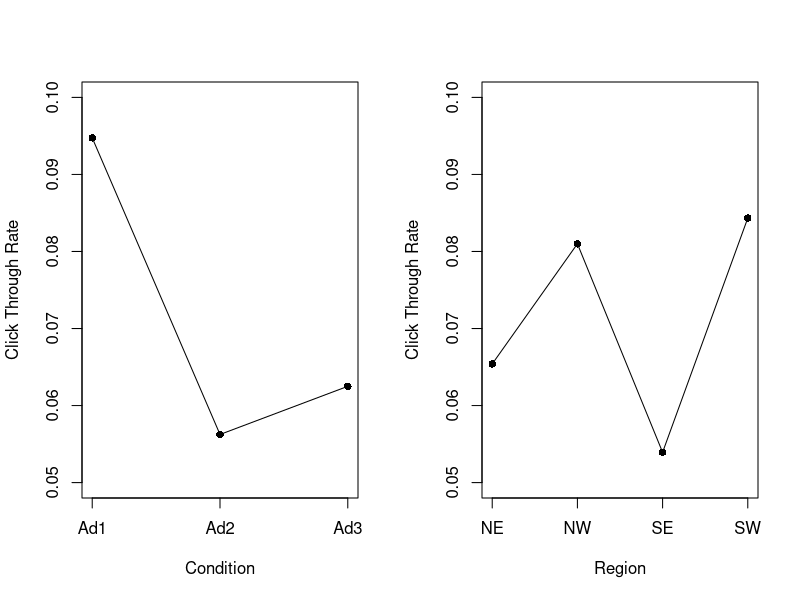

This chart was generated by the following R code:
## Comparing Multiple Proportions Within Blocks

## Read-in the data
enterprise <- read.csv("enterprise.csv", header = TRUE)

## Response by condition
mean.condition <- aggregate(x = enterprise$Y, by = list(Ad = enterprise$Condition), FUN = mean)
mean.condition
par(mfrow=c(1,2))
plot(x = 1:3, y = mean.condition$x, xlab = "Condition", ylab = "Click Through Rate", pch = 16, xaxt = "n", ylim = c(0.05, 0.1))
lines(x = 1:3, y = mean.condition$x)
axis(side = 1, at = 1:3, labels = c("Ad1", "Ad2", "Ad3"))

## Response by block
mean.block <- aggregate(x = enterprise$Y, by = list(Region = enterprise$Block), FUN = mean)
mean.block
plot(x = 1:4, y = mean.block$x, xlab = "Region", ylab = "Click Through Rate", pch = 16, xaxt = "n", ylim = c(0.05, 0.1))
lines(x = 1:4, y = mean.block$x)
axis(side = 1, at = 1:4, labels = c("NE", "NW", "SE", "SW"))

## Fit the appropriate logistic regression model and perform the relevant LR-tests
full <- glm(Y ~ factor(Condition) + factor(Block), family = binomial(link = "logit"), data = enterprise)
summary(full)

## Likelihood Ratio Tests
red1 <- glm(Y ~ factor(Block), family = binomial(link = "logit"), data = enterprise) 
red2 <- glm(Y ~ factor(Condition), family = binomial(link = "logit"), data = enterprise) 


# Is there a difference in expected response between conditions?
anova(red1, full, test = "LRT")

# Was blocking necessary?
anova(red2, full, test = "LRT")


## The LRTs manually...
# Reduced 1 vs. Full
t_C <- as.numeric(2*(logLik(full)-logLik(red1)))
pval_C <- pchisq(q = t_C, df = 2, lower.tail = FALSE)
t_C
pval_C

# Reduced 2 vs. Full
t_B <- as.numeric(2*(logLik(full)-logLik(red2)))
pval_B <- pchisq(q = t_B, df = 3, lower.tail = FALSE)
t_B
pval_B




